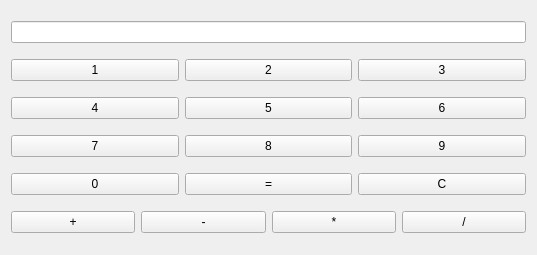
<?xml version="1.0" encoding="UTF-8"?>
<ui version="4.0">
 <class>Form</class>
 <widget class="QWidget" name="Form">
  <property name="geometry">
   <rect>
    <x>0</x>
    <y>0</y>
    <width>537</width>
    <height>255</height>
   </rect>
  </property>
  <property name="windowTitle">
   <string>Form</string>
  </property>
  <layout class="QGridLayout" name="gridLayout">
   <item row="0" column="0" colspan="3">
    <widget class="QLineEdit" name="lineEdit"/>
   </item>
   <item row="1" column="0">
    <widget class="QPushButton" name="pushButton">
     <property name="text">
      <string>1</string>
     </property>
    </widget>
   </item>
   <item row="1" column="1">
    <widget class="QPushButton" name="pushButton_2">
     <property name="text">
      <string>2</string>
     </property>
    </widget>
   </item>
   <item row="1" column="2">
    <widget class="QPushButton" name="pushButton_9">
     <property name="text">
      <string>3</string>
     </property>
    </widget>
   </item>
   <item row="2" column="0">
    <widget class="QPushButton" name="pushButton_3">
     <property name="text">
      <string>4</string>
     </property>
    </widget>
   </item>
   <item row="2" column="1">
    <widget class="QPushButton" name="pushButton_6">
     <property name="text">
      <string>5</string>
     </property>
    </widget>
   </item>
   <item row="2" column="2">
    <widget class="QPushButton" name="pushButton_10">
     <property name="text">
      <string>6</string>
     </property>
    </widget>
   </item>
   <item row="3" column="0">
    <widget class="QPushButton" name="pushButton_4">
     <property name="text">
      <string>7</string>
     </property>
    </widget>
   </item>
   <item row="3" column="1">
    <widget class="QPushButton" name="pushButton_7">
     <property name="text">
      <string>8</string>
     </property>
    </widget>
   </item>
   <item row="3" column="2">
    <widget class="QPushButton" name="pushButton_11">
     <property name="text">
      <string>9</string>
     </property>
    </widget>
   </item>
   <item row="4" column="0">
    <widget class="QPushButton" name="pushButton_5">
     <property name="text">
      <string>0</string>
     </property>
    </widget>
   </item>
   <item row="4" column="1">
    <widget class="QPushButton" name="pushButton_8">
     <property name="text">
      <string>=</string>
     </property>
    </widget>
   </item>
   <item row="4" column="2">
    <widget class="QPushButton" name="pushButton_12">
     <property name="text">
      <string>C</string>
     </property>
    </widget>
   </item>
   <item row="5" column="0" colspan="3">
    <layout class="QHBoxLayout" name="horizontalLayout">
     <item>
      <widget class="QPushButton" name="pushButton_14">
       <property name="text">
        <string>+</string>
       </property>
      </widget>
     </item>
     <item>
      <widget class="QPushButton" name="pushButton_15">
       <property name="text">
        <string>-</string>
       </property>
      </widget>
     </item>
     <item>
      <widget class="QPushButton" name="pushButton_13">
       <property name="text">
        <string>*</string>
       </property>
      </widget>
     </item>
     <item>
      <widget class="QPushButton" name="pushButton_16">
       <property name="text">
        <string>/</string>
       </property>
      </widget>
     </item>
    </layout>
   </item>
  </layout>
 </widget>
 <resources/>
 <connections/>
</ui>
